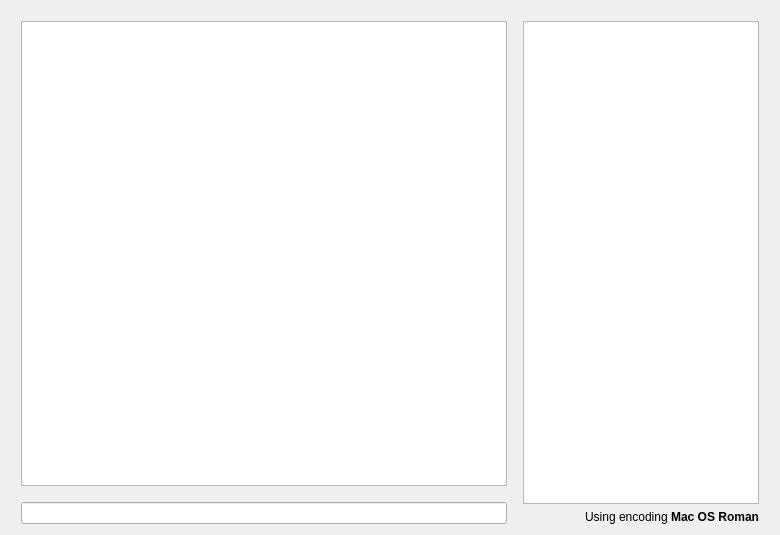
<?xml version="1.0" encoding="UTF-8"?>
<ui version="4.0">
 <class>WidgetChat</class>
 <widget class="QWidget" name="WidgetChat">
  <property name="geometry">
   <rect>
    <x>0</x>
    <y>0</y>
    <width>780</width>
    <height>535</height>
   </rect>
  </property>
  <property name="windowTitle">
   <string>Form</string>
  </property>
  <layout class="QGridLayout" name="gridLayout">
   <item row="0" column="0">
    <layout class="QHBoxLayout" name="horizontalLayout">
     <property name="leftMargin">
      <number>10</number>
     </property>
     <property name="topMargin">
      <number>10</number>
     </property>
     <property name="rightMargin">
      <number>10</number>
     </property>
     <property name="bottomMargin">
      <number>0</number>
     </property>
     <item>
      <layout class="QVBoxLayout" name="verticalLayout">
       <item>
        <widget class="QTextBrowser" name="textEdit">
         <property name="horizontalScrollBarPolicy">
          <enum>Qt::ScrollBarAlwaysOff</enum>
         </property>
         <property name="openExternalLinks">
          <bool>true</bool>
         </property>
        </widget>
       </item>
       <item>
        <spacer name="verticalSpacer">
         <property name="orientation">
          <enum>Qt::Vertical</enum>
         </property>
         <property name="sizeType">
          <enum>QSizePolicy::Fixed</enum>
         </property>
         <property name="sizeHint" stdset="0">
          <size>
           <width>20</width>
           <height>10</height>
          </size>
         </property>
        </spacer>
       </item>
       <item>
        <widget class="ChatLineEdit" name="lineEdit"/>
       </item>
      </layout>
     </item>
     <item>
      <spacer name="horizontalSpacer">
       <property name="orientation">
        <enum>Qt::Horizontal</enum>
       </property>
       <property name="sizeType">
        <enum>QSizePolicy::Fixed</enum>
       </property>
       <property name="sizeHint" stdset="0">
        <size>
         <width>10</width>
         <height>20</height>
        </size>
       </property>
      </spacer>
     </item>
     <item>
      <layout class="QVBoxLayout" name="verticalLayout_2">
       <item>
        <widget class="ListWidgetUsers" name="listWidget">
         <property name="sizePolicy">
          <sizepolicy hsizetype="Fixed" vsizetype="Expanding">
           <horstretch>0</horstretch>
           <verstretch>0</verstretch>
          </sizepolicy>
         </property>
         <property name="minimumSize">
          <size>
           <width>236</width>
           <height>0</height>
          </size>
         </property>
         <property name="maximumSize">
          <size>
           <width>200</width>
           <height>16777215</height>
          </size>
         </property>
         <property name="iconSize">
          <size>
           <width>232</width>
           <height>18</height>
          </size>
         </property>
         <property name="resizeMode">
          <enum>QListView::Adjust</enum>
         </property>
        </widget>
       </item>
       <item>
        <widget class="QLabel" name="encodingLabel">
         <property name="text">
          <string>Using encoding &lt;b&gt;Mac OS Roman&lt;/b&gt;</string>
         </property>
         <property name="alignment">
          <set>Qt::AlignRight|Qt::AlignTrailing|Qt::AlignVCenter</set>
         </property>
        </widget>
       </item>
      </layout>
     </item>
    </layout>
   </item>
  </layout>
 </widget>
 <customwidgets>
  <customwidget>
   <class>ListWidgetUsers</class>
   <extends>QListWidget</extends>
   <header>listwidgetusers.h</header>
  </customwidget>
  <customwidget>
   <class>ChatLineEdit</class>
   <extends>QLineEdit</extends>
   <header>chatlineedit.h</header>
  </customwidget>
 </customwidgets>
 <resources/>
 <connections/>
</ui>
